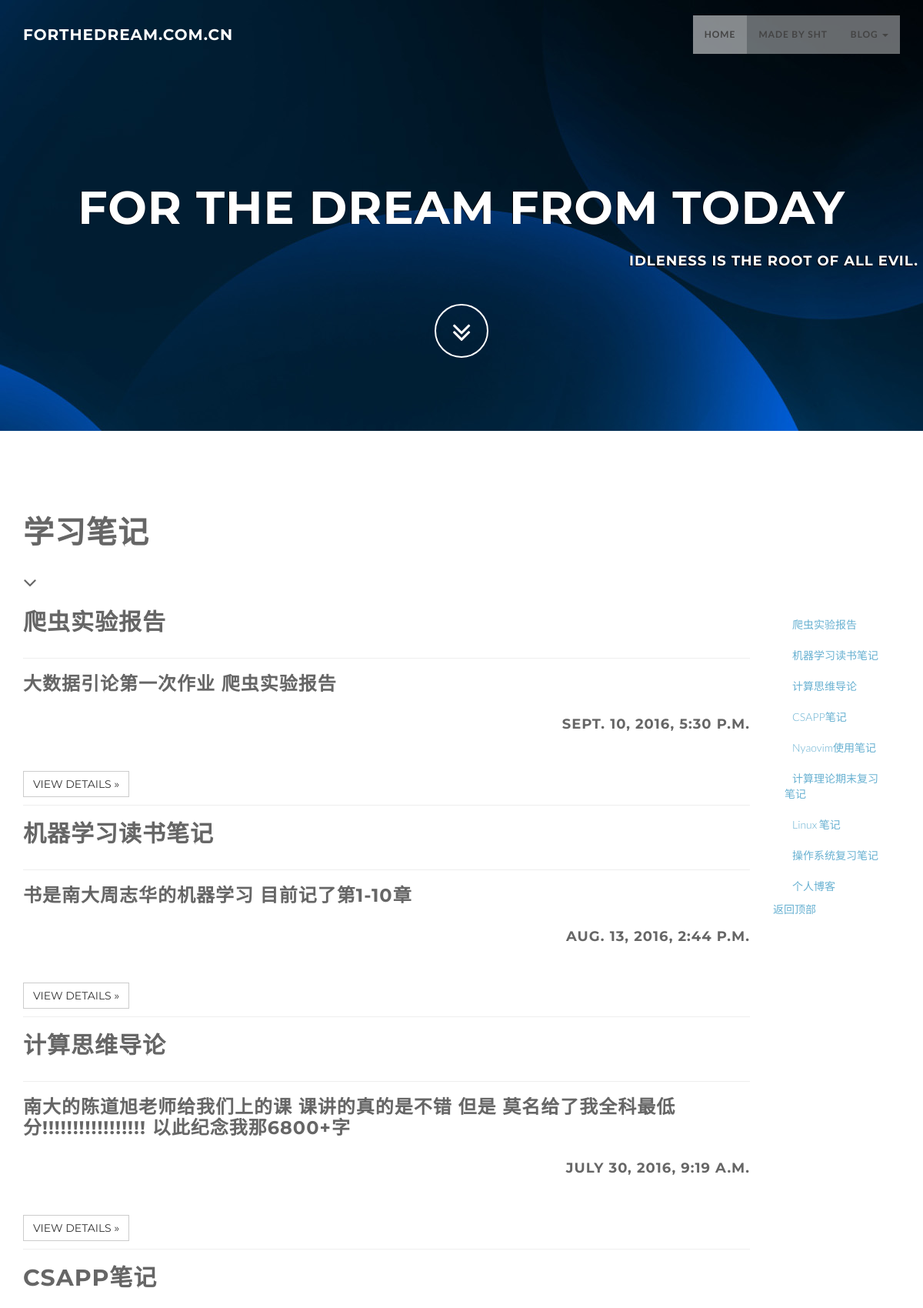
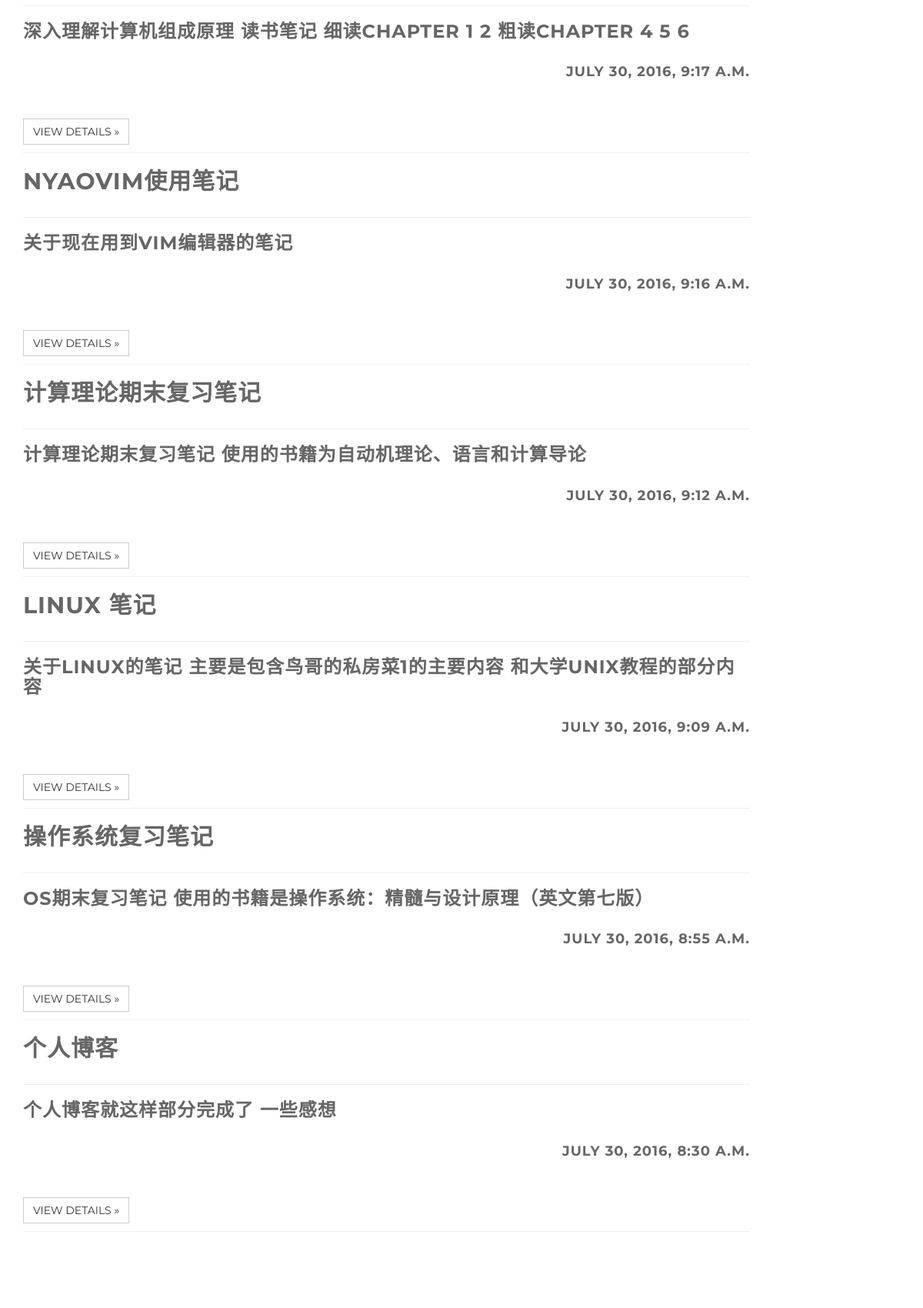
The page / (upper part) on the database its author committed (2 pictures, top to bottom).
### blog/models.py (models this page shows, shortened)
class BlogsPost(models.Model):
    title = models.CharField(max_length = 150)
    abstract = models.TextField(default='')
    maintain = models.TextField()
    timestamp = models.DateTimeField(auto_now_add=True)
    class Meta:
        ordering=('-timestamp',)

### blog/views.py (the view)
# urls.py: url(r'^$',blog_view.index),
def index(request):
    blog_list = BlogsPost.objects.all()
    for item in blog_list:
        item.maintain = item.maintain[0:200]+'...'
    return render_to_response('index.html',{'blog_list':blog_list})

### blog/templates/index.html (shortened to what this page needs)
<!DOCTYPE html>
<html lang="zh-CN">
  <head>
    <link href="/static/css/bootstrap.min.css" rel="stylesheet" type="text/css">
    <link href="/static/font-awesome/css/font-awesome.min.css" rel="stylesheet" type="text/css">
    <link href="/static/css/animate.css" rel="stylesheet" />
    <link href="/static/css/style.css" rel="stylesheet">
    <link href="/static/color/default.css" rel="stylesheet">
    <link type="text/css" rel="stylesheet" href="/static/css/jquery.tocify.css" />
  </head>
  <body id="page-top" data-spy="scroll" data-target=".navbar-custom">
    <nav class="navbar navbar-custom navbar-fixed-top" role="navigation">
      <div class="container">
        <div class="navbar-header page-scroll">
          <a class="navbar-brand" href="#">
            <h1>forthedream.com.cn</h1>
          </a>
        </div>
        <div class="collapse navbar-collapse navbar-right navbar-main-collapse">
          <ul class="nav navbar-nav">
            <li class="active"><a href="#">Home</a></li>
            <li><a href="#contact">made by sht</a></li>
            <li class="dropdown">
              <a href="#" class="dropdown-toggle" data-toggle="dropdown">blog <b class="caret"></b></a>
            </li>
          </ul>
        </div>
      </div>
    </nav>
    <section id="intro" class="intro">
      <div class="slogan">
        <h2>for the dream <span class="text_color">from today</span> </h2>
        <div class="text-right">
          <h4>Idleness is the root of all evil. </h4>
        </div>
      </div>
      <div class="page-scroll">
        <a href="#service" class="btn btn-circle">
          <i class="fa fa-angle-double-down animated"></i>
        </a>
      </div>
    </section>
    <section id="about" class="home-section text-left">
      <div class="heading-about">
        <div class="container">
          <div class="row">
            <div class="col-lg-8">
              <div class="wow bounceInDown" data-wow-delay="0.4s">
                <div class="section-heading">
                  <h2>学习笔记</h2>
                  <i class="fa fa-2x fa-angle-down"></i>
                </div>
              </div>
            </div>
          </div>
        </div>
      </div>
      <div class="container">
        <div class="row">
          <div class="col-md-10">
            <div class="wow bounceInUp" data-wow-delay="0.2s">
              {% for item in blog_list %}
              <h2>{{ item.title }}</h2>
              <hr>
              {% autoescape off %}
              <h3>{{ item.abstract }}</h3>
              <h4 class="text-right">{{ item.timestamp }}</h4>
              {% endautoescape %}
              <br/>
              <a class="btn btn-default" href="spec/{{ item.id }}/" role="button">View details »</a>
              <hr>
              {% endfor %}
            </div>
          </div>
          <div class="col-md-2">
            <nav class="nav navbar-nav nav-divider ">
              <ul class="nav bs-docs-sidenav">
                {% for item in blog_list %}
                <li class="tocify-header">
                  <a href="spec/{{ item.id }}">{{ item.title }}</a>
                </li>
                {% endfor %}
              </ul>
              <a class="back-to-top" href="#top">
                返回顶部
              </a>
            </nav>
          </div>
        </div>
      </div>
    </section>
  </body>
</html>

### static/css/style.css (style rules this page uses)
body { width: 100%; height: 100%; font-family: 'Lato',sans-serif; font-weight: 300; color: #666; background-color: #fff; }
html { width: 100%; height: 100%; }
h1, h2, h3, h4, h5, h6 { margin: 0 0 30px; text-transform: uppercase; font-family: Montserrat,sans-serif; font-weight: 700; letter-spacing: 1px; }
a { color: #28c3ab; -webkit-transition: all .2s ease-in-out; -moz-transition: all .2s ease-in-out; transition: all .2s ease-in-out; }
.navbar { margin-bottom: 0; border-bottom: 1px solid rgba(255,255,255,.3); }
.navbar-brand { font-weight: 700; }
.navbar-brand { height: 40px; padding: 5px 15px; font-size: 18px; line-height: 1em; }
.navbar-brand h1 { color: #fff; font-size: 20px; line-height: 40px; }
.nav.navbar-nav { background-color: rgba(255,255,255,.4); }
.navbar-custom ul.nav li a { font-size: 12px; letter-spacing: 1px; color: #444; text-transform: uppercase; font-weight: 700; }
.navbar-custom .nav li a { -webkit-transition: background .3s ease-in-out; -moz-transition: background .3s ease-in-out; transition: background .3s ease-in-out; }
.navbar-custom .nav li a:hover, .navbar-custom .nav li a:focus, .navbar-custom .nav li.active { outline: 0; background-color: rgba(255,255,255,.2); }
hr { margin-top: 10px; }
.home-section { padding-top: 110px; padding-bottom: 110px; display:block; position:relative; z-index:120; }
.section-heading h2 { font-size: 40px; }
.section-heading i { margin-bottom: 20px; }
.intro { width:100%; position:relative; background: url(../img/bg1.jpg) no-repeat top center; }
#intro.intro { padding:20% 0 0 0; }
.intro .slogan { text-align: center; }
.intro .page-scroll { text-align: center; }
.intro .slogan h2 { color: #FFF; text-shadow: none; font-size: 60px; line-height: 60px; font-weight: 700; font-family: Montserrat, sans-serif; background-color: rgba(0, 0, 0, 0); text-decoration: none; text-transform: uppercase; border-width: 0px; border-color: #000; border-style: none; text-shadow: -1px 0 1px #000; }
.intro .slogan h4 { color: #fff; text-shadow: -1px 1px 1px #000; }
.btn { border-radius: 0; text-transform: uppercase; font-family: Montserrat,sans-serif; font-weight: 400; -webkit-transition: all .3s ease-in-out; -moz-transition: all .3s ease-in-out; transition: all .3s ease-in-out; }
.btn-circle { width: 70px; height: 70px; margin-top: 15px; padding: 7px 16px; border: 2px solid #fff; border-radius: 50%; font-size: 40px; color: #fff; background: 0 0; -webkit-transition: background .3s ease-in-out; -moz-transition: background .3s ease-in-out; transition: background .3s ease-in-out; }
.page-scroll .btn-circle i.animated { -webkit-transition-property: -webkit-transform; -webkit-transition-duration: 1s; -moz-transition-property: -moz-transform; -moz-transition-duration: 1s; }
@media (min-width:767px) { .navbar { padding: 20px 0; border-bottom: 0; letter-spacing: 1px; background: 0 0; -webkit-transition: background .5s ease-in-out,padding .5s ease-in-out; -moz-transition: background .5s ease-in-out,padding .5s ease-in-out; transition: background .5s ease-in-out,padding .5s ease-in-out; } }
@media (min-width:767px) { .intro { height: 70%; padding: 0; } }

### static/color/default.css (style rules this page uses)
a,.tp-caption a.btn:hover { color: #67b0d1; }

### rows shown on the page
BlogsPost: title "爬虫实验报告", abstract "大数据引论第一次作业 爬虫实验报告", timestamp "SEPT. 10, 2016, 5:30 P.M."
BlogsPost: title "机器学习读书笔记", abstract "书是南大周志华的机器学习 目前记了第1-10章", timestamp "AUG. 13, 2016, 2:44 P.M."
BlogsPost: title "计算思维导论", abstract "南大的陈道旭老师给我们上的课 课讲的真的是不错 但是 莫名给了我全科最低分!!!!!!!!!!!!!!!!! 以此纪念我那6800+字", timestamp "JULY 30, 2016, 9:19 A.M."
BlogsPost: title "CSAPP笔记", abstract "深入理解计算机组成原理 读书笔记 细读CHAPTER 1 2 粗读CHAPTER 4 5 6", timestamp "JULY 30, 2016, 9:17 A.M."
BlogsPost: title "NYAOVIM使用笔记", abstract "关于现在用到VIM编辑器的笔记", timestamp "JULY 30, 2016, 9:16 A.M.", title "Nyaovim使用笔记"
BlogsPost: title "计算理论期末复习笔记", abstract "计算理论期末复习笔记 使用的书籍为自动机理论、语言和计算导论", timestamp "JULY 30, 2016, 9:12 A.M."
BlogsPost: title "LINUX 笔记", abstract "关于LINUX的笔记 主要是包含鸟哥的私房菜1的主要内容 和大学UNIX教程的部分内容", timestamp "JULY 30, 2016, 9:09 A.M.", title "Linux 笔记"
BlogsPost: title "操作系统复习笔记", abstract "OS期末复习笔记 使用的书籍是操作系统：精髓与设计原理（英文第七版）", timestamp "JULY 30, 2016, 8:55 A.M."
BlogsPost: title "个人博客", abstract "个人博客就这样部分完成了 一些感想", timestamp "JULY 30, 2016, 8:30 A.M."
